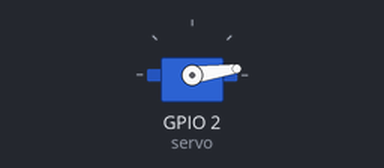
Recording of a program running on a simulated ESP32 board running MicroPython. On the bench: servo. Servo angles are drawn from the pulse width (0.5 ms = 0°, 2.5 ms = 180°).

Above: at 1.05 s.
Timing chart, 0 to 5.6 s (numbered marks = the images above):
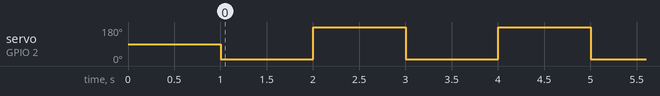

Measured:
- by itself, servo on GPIO 2 (servo): alternates 180° for 1.0 s and 8° for 1.0 s

The program:

servo-moteur.py
```python
# servomoteur sur pin D4 (GPIO 2 )

from machine import Pin, PWM
import time


servo = PWM(Pin(2), freq=50, duty=77)

time.sleep(1)

#servo.duty(30) butée basse 0°
#servo.duty(122) butée haute 180°

while True:
    servo.duty(30)
    time.sleep(1)
    servo.duty(130)
    time.sleep(1)
```
